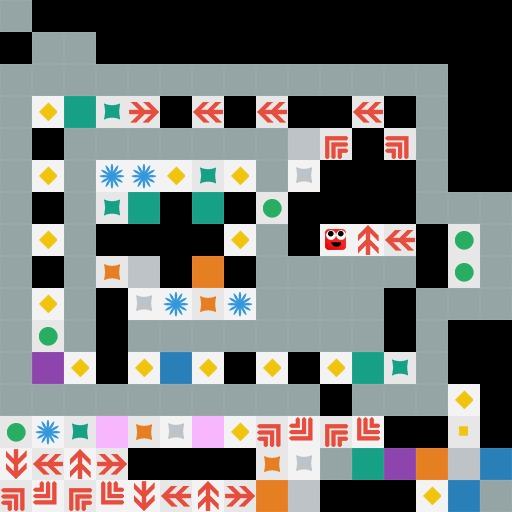

Below is a game level as drawn by its tile map, then a one-line description and the .tmx file that defines it, in full:
An orthogonal 16x16 tile map with 32x32 px tiles, 1 tile layer (mainlevel) and 6 objects.

<map version="1.0" orientation="orthogonal" renderorder="right-down" width="16" height="16" tilewidth="32" tileheight="32" nextobjectid="33">
 <tileset firstgid="1" name="levelEditor" tilewidth="32" tileheight="32" tilecount="64">
  <image source="levelEditor.png" width="256" height="256" />
 </tileset>
 <layer name="mainlevel" width="16" height="16">
  <data encoding="csv">
2,0,0,0,0,0,0,0,0,0,0,0,0,0,0,0,
0,2,2,0,0,0,0,0,0,0,0,0,0,0,0,0,
2,2,2,2,2,2,2,2,2,2,2,2,2,2,0,0,
2,16,3,11,20,0,18,0,18,0,0,18,0,2,0,0,
2,0,2,2,2,2,2,2,2,6,27,0,25,2,0,0,
2,16,2,10,10,16,11,16,2,14,0,0,0,2,0,0,
2,0,2,11,3,0,3,0,9,0,0,0,0,2,2,2,
2,16,2,0,0,0,0,16,2,0,1,19,18,0,9,2,
2,0,2,13,6,0,5,0,2,2,2,2,2,0,9,2,
2,16,2,0,14,10,13,10,2,2,2,2,0,2,2,2,
2,9,2,0,2,2,2,2,2,2,2,2,0,2,0,0,
2,4,16,0,16,7,16,0,16,0,16,3,11,2,0,0,
2,2,2,2,2,2,2,2,2,2,0,2,2,2,16,0,
9,10,11,12,13,14,15,16,25,26,27,28,0,0,8,0,
17,18,19,20,0,0,0,0,13,14,2,3,4,5,6,7,
25,26,27,28,17,18,19,20,5,6,0,0,0,16,7,2
</data>
 </layer>
 <objectgroup name="ConnectLayer">
  <object id="21" x="112" y="177.333">
   <polyline points="0,0 131.333,129.333" />
  </object>
  <object id="25" x="146" y="307.333">
   <polyline points="0,0 0,-37.3333" />
  </object>
  <object id="26" x="112" y="206.667">
   <polyline points="0,0 39.3333,1.33333" />
  </object>
  <object id="27" x="203.333" y="175.333">
   <polyline points="0,0 7.33333,38" />
  </object>
  <object id="29" x="211.333" y="304">
   <polyline points="0,0 2,-40" />
  </object>
  <object id="31" x="144.667" y="174">
   <polyline points="0,0 33.3333,129.333" />
  </object>
 </objectgroup>
</map>
